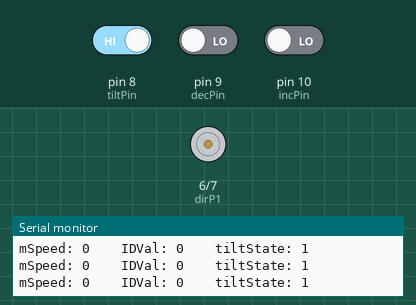
This sketch was run on a simulated Arduino Uno, built with avr-gcc and run on an emulated ATmega328P. On the bench: motor-driver pin pairs drawn as motors (green arrow = first pin HIGH = forward, orange = second pin HIGH = backward, longer = more drive, scaled by the enable pin), the last lines printed to the serial monitor. Inputs (shaded band) come from the test bench; at power-on: pin 9 (decPin) LOW, pin 8 (tiltPin) HIGH, pin 10 (incPin) LOW.

Above: at 1.2 s.
1.3 s: pin 9 (decPin) driven HIGH
At 2.06 s:
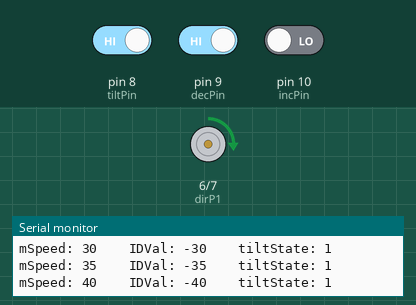
4.3 s: pin 8 (tiltPin) driven LOW
5.8 s: pin 8 (tiltPin) driven HIGH
At 5.98 s:
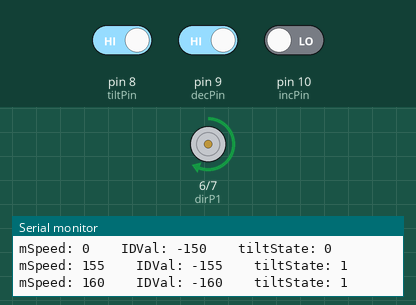
8.8 s: pin 9 (decPin) driven LOW
At 8.8 s:
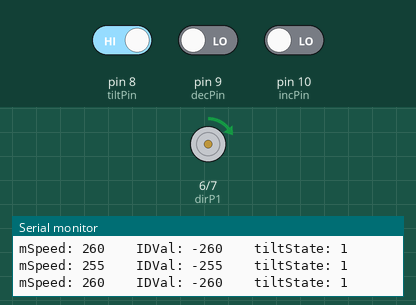
11.8 s: pin 10 (incPin) driven HIGH
At 12.02 s:
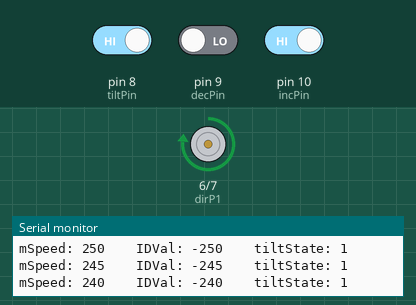
17.8 s: pin 8 (tiltPin) driven LOW
Timing chart, 0 to 20.3 s (numbered marks = the images above; inputs shaded):
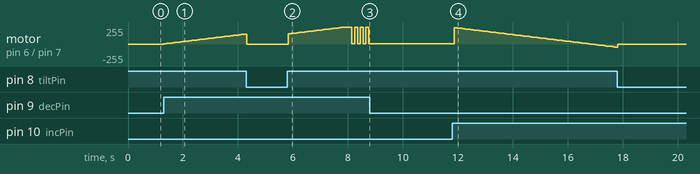

The sketch:

Button_Motor_Tilt.ino
```cpp
int speedPin = 5, dirP1 = 6, dirP2 = 7, mSpeed = 0, boostTime = 25, boostSpeed = 255, dly=100;
int tiltPin = 8, tiltState, tipSpeed = 0;
int incPin = 10, decPin = 9, incVal = 5, incDecVal = 0;
void setup() {
  // put your setup code here, to run once:
  Serial.begin(9600);
  pinMode(speedPin, OUTPUT);
  pinMode(dirP1, OUTPUT);
  pinMode(dirP2, OUTPUT);
  pinMode(tiltPin, INPUT);
  pinMode(incPin, INPUT);
  pinMode(decPin, INPUT);
}

void loop() {
  // put your main code here, to run repeatedly:
  tiltState = digitalRead(tiltPin);
  if (digitalRead(incPin) == HIGH && tiltState == HIGH && mSpeed <= 255) {
    incDecVal += incVal;
    mSpeed = abs(incDecVal);
    analogWrite(speedPin, mSpeed);
  }
  else if (digitalRead(decPin) == HIGH && tiltState == HIGH && mSpeed <= 255) {
    incDecVal -= incVal;
    mSpeed = abs(incDecVal);
    analogWrite(speedPin, mSpeed);
  }
  else if (tiltState == LOW) {
    mSpeed = 0;
    analogWrite(speedPin, tipSpeed);
  }
  Serial.print("mSpeed: ");
  Serial.print(mSpeed);
  Serial.print("\t\tIDVal: ");
  Serial.print(incDecVal);
  Serial.print("\t\ttiltState: ");
  Serial.println(tiltState);
  if (incDecVal < 0) {
    digitalWrite(dirP1, HIGH);
    digitalWrite(dirP2, LOW);
  }
  else if (incDecVal > 0) {
    digitalWrite(dirP1, LOW);
    digitalWrite(dirP2, HIGH);
  }

  if ( mSpeed > 255) {
    mSpeed = 250;
    if(incDecVal > 0) {
      incDecVal=250;
    }
    else if(incDecVal <0){
      incDecVal=-250;
    }
  }
  delay(dly);
}
```

Measured:
- after the input at 1.3 s, motor on pin 6 (dirP1) / pin 7 (dirP2): moves from stopped to forward 150/255 over 2.9 s, starting at once
- after the input at 5.8 s, motor on pin 6 (dirP1) / pin 7 (dirP2): stopped → forward 155/255 at once, → forward 160/255 0.10 s later, → forward 165/255 0.10 s later, → forward 170/255 0.10 s later, … (30 changes in this stretch)
- after the input at 8.8 s, motor on pin 6 (dirP1) / pin 7 (dirP2): stops changing and stays forward 4/255
- after the input at 11.8 s, motor on pin 6 (dirP1) / pin 7 (dirP2): forward 4/255 → forward 245/255 after 0.07 s, → forward 240/255 0.10 s later, → forward 235/255 0.10 s later, → forward 230/255 0.10 s later, … (59 changes in this stretch)
